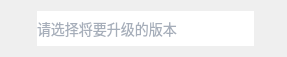
<?xml version="1.0" encoding="UTF-8"?>
<ui version="4.0">
 <class>FormMenuButton</class>
 <widget class="QWidget" name="FormMenuButton">
  <property name="geometry">
   <rect>
    <x>0</x>
    <y>0</y>
    <width>287</width>
    <height>57</height>
   </rect>
  </property>
  <property name="windowTitle">
   <string>Form</string>
  </property>
  <layout class="QHBoxLayout" name="horizontalLayout">
   <item>
    <widget class="QLabel" name="menuLeftIcon">
     <property name="sizePolicy">
      <sizepolicy hsizetype="Fixed" vsizetype="Fixed">
       <horstretch>0</horstretch>
       <verstretch>0</verstretch>
      </sizepolicy>
     </property>
     <property name="minimumSize">
      <size>
       <width>20</width>
       <height>20</height>
      </size>
     </property>
     <property name="maximumSize">
      <size>
       <width>20</width>
       <height>20</height>
      </size>
     </property>
     <property name="styleSheet">
      <string notr="true">.QLabel#menuLeftIcon{
	border-image: url(:/image/images/icon_undownload.png);
}
.QLabel#menuLeftIcon[download=&quot;ok&quot;]{
	border-image: url(:/image/images/icon_downloaded.png);
}</string>
     </property>
     <property name="text">
      <string/>
     </property>
    </widget>
   </item>
   <item>
    <widget class="QLabel" name="menuText">
     <property name="styleSheet">
      <string notr="true">color: #A6AEBA;
font-size: 14px;
font-weight: 350;
background-color: rgb(255, 255, 255);</string>
     </property>
     <property name="text">
      <string>请选择将要升级的版本</string>
     </property>
    </widget>
   </item>
   <item>
    <widget class="QLabel" name="menuRightIcon">
     <property name="sizePolicy">
      <sizepolicy hsizetype="Fixed" vsizetype="Fixed">
       <horstretch>0</horstretch>
       <verstretch>0</verstretch>
      </sizepolicy>
     </property>
     <property name="minimumSize">
      <size>
       <width>16</width>
       <height>16</height>
      </size>
     </property>
     <property name="maximumSize">
      <size>
       <width>16</width>
       <height>16</height>
      </size>
     </property>
     <property name="styleSheet">
      <string notr="true">.QLabel#menuRightIcon{
	border-image: url(:/image/images/icon_pull.png);
}
.QLabel#menuRightIcon[drop-down=&quot;on&quot;]{
	border-image: url(:/image/images/takeback.png);
}</string>
     </property>
     <property name="text">
      <string/>
     </property>
    </widget>
   </item>
  </layout>
 </widget>
 <resources/>
 <connections/>
</ui>
